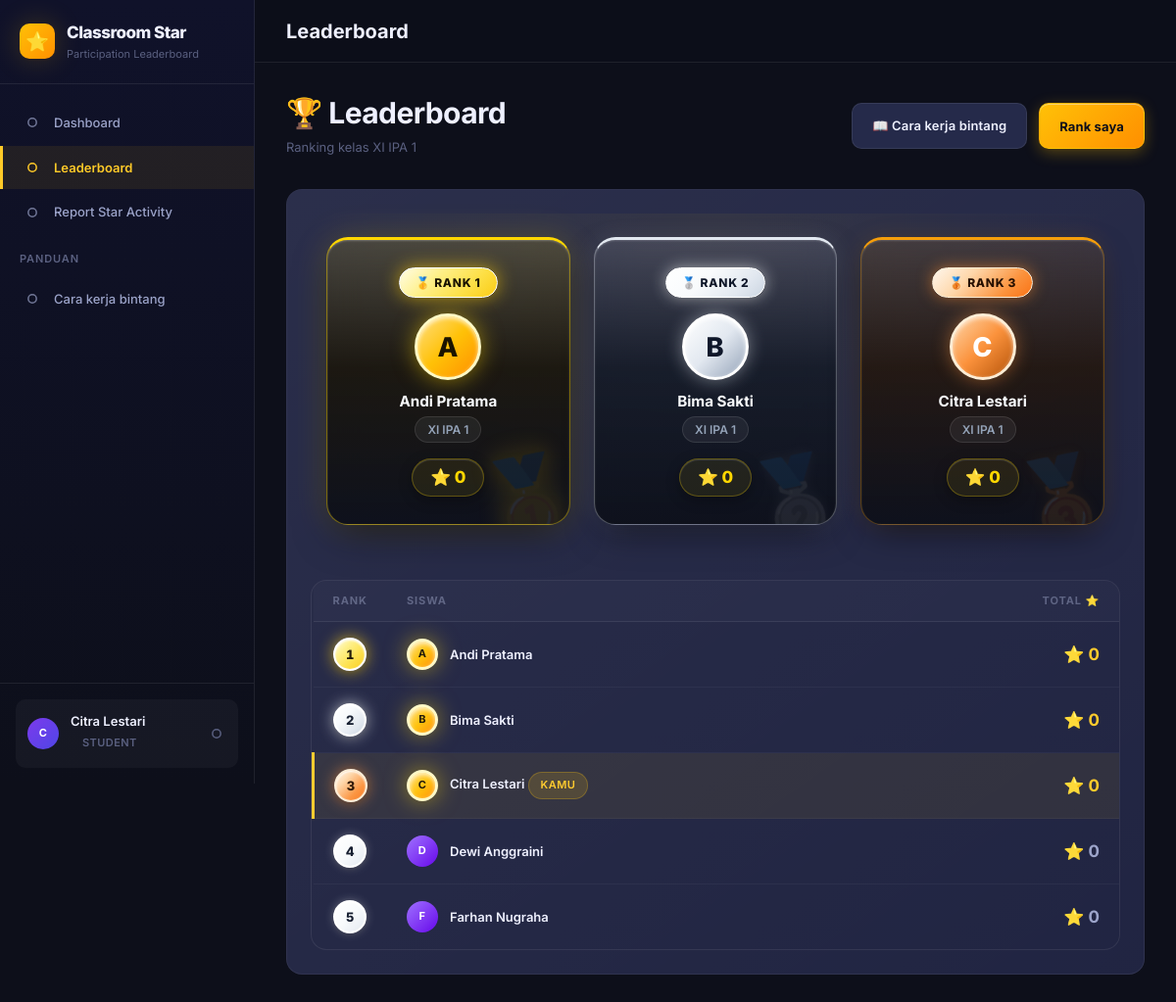
/student/leaderboard.php (signed in), run on the app's committed database.
### tables this page shows
CREATE TABLE `students` (
  `id`         INT UNSIGNED AUTO_INCREMENT PRIMARY KEY,
  `user_id`    INT UNSIGNED NULL UNIQUE,         
  `nis`        VARCHAR(30)  NOT NULL UNIQUE,     
  `name`       VARCHAR(150) NOT NULL,
  `class_id`   INT UNSIGNED NOT NULL,
  `is_active`  TINYINT(1) NOT NULL DEFAULT 1,
  `created_at` TIMESTAMP NOT NULL DEFAULT CURRENT_TIMESTAMP,
  `updated_at` TIMESTAMP NOT NULL DEFAULT CURRENT_TIMESTAMP ON UPDATE CURRENT_TIMESTAMP,
  CONSTRAINT `fk_student_user`  FOREIGN KEY (`user_id`)  REFERENCES `users`   (`id`) ON DELETE SET NULL,
  CONSTRAINT `fk_student_class` FOREIGN KEY (`class_id`) REFERENCES `classes` (`id`)
);

CREATE TABLE `classes` (
  `id`            INT UNSIGNED AUTO_INCREMENT PRIMARY KEY,
  `name`          VARCHAR(50)  NOT NULL,         
  `academic_year` VARCHAR(20)  NOT NULL,
  `is_active`     TINYINT(1) NOT NULL DEFAULT 1,
  `created_at`    TIMESTAMP NOT NULL DEFAULT CURRENT_TIMESTAMP,
  `updated_at`    TIMESTAMP NOT NULL DEFAULT CURRENT_TIMESTAMP ON UPDATE CURRENT_TIMESTAMP
);

### app/config/app.php (called while the page is built)
<?php
return [
    'name'          => 'Classroom Star',
    'version'       => '1.0.0',
    'env'           => 'development',
    'timezone'      => 'Asia/Jakarta',
    'session_name'  => 'classroom_star_session',
    'session_lifetime' => 7200,
    'base_url'      => '',
];

### app/core/Auth.php (called while the page is built, shortened)
<?php
class Auth
{
    public static function startSession(): void
    {
        $appConfig = require dirname(__DIR__) . '/config/app.php';
    }
    public static function check(): bool
    {
        return !empty($_SESSION['logged_in']) && !empty($_SESSION['user_id']);
    }
    public static function user(): array|null
    {
        return [
            'id'       => $_SESSION['user_id'],
            'name'     => $_SESSION['user_name'],
            'username' => $_SESSION['username'],
            'role'     => $_SESSION['role'],
        ];
    }
}

### app/config/database.php (called while the page is built)
<?php
return [
    'host'     => 'localhost',
    'port'     => 3306,
    'dbname'   => 'classroom_star',
    'username' => 'root',
    'password' => '',
    'charset'  => 'utf8mb4',
    'options'  => [
        PDO::ATTR_ERRMODE            => PDO::ERRMODE_EXCEPTION,
        PDO::ATTR_DEFAULT_FETCH_MODE => PDO::FETCH_ASSOC,
        PDO::ATTR_EMULATE_PREPARES   => false,
    ],
];

### app/core/Database.php (called while the page is built, shortened)
<?php
class Database
{
    private static ?PDO $instance = null;
    public static function getInstance(): PDO
    {
        if (self::$instance === null) {
            $config = require dirname(__DIR__) . '/config/database.php';
            $dsn = sprintf(
                'mysql:host=%s;port=%d;dbname=%s;charset=%s',
                $config['host'],
                $config['port'],
                $config['dbname'],
                $config['charset']
            );
            try {
                self::$instance = new PDO($dsn, $config['username'], $config['password'], $config['options']);
            } catch (PDOException $e) {
                $appConfig = require dirname(__DIR__) . '/config/app.php';
                if ($appConfig['env'] === 'development') {
                    die(json_encode(['success' => false, 'message' => 'Database connection failed: ' . $e->getMessage()]));
                } else {
                    die(json_encode(['success' => false, 'message' => 'Service unavailable. Please try again later.']));
                }
            }
        }
        return self::$instance;
    }
    public static function query(string $sql, array $params = []): array
    {
        $stmt = self::getInstance()->prepare($sql);
        $stmt->execute($params);
        return $stmt->fetchAll();
    }
    public static function queryOne(string $sql, array $params = []): array|false
    {
        $stmt = self::getInstance()->prepare($sql);
        $stmt->execute($params);
        return $stmt->fetch();
    }
}

### app/bootstrap.php (called while the page is built, shortened)
<?php
$appConfig = require APP_ROOT . '/config/app.php';
spl_autoload_register(function (string $class): void {
    $searchDirs = [
        APP_ROOT . '/core/',
        APP_ROOT . '/models/',
        APP_ROOT . '/helpers/',
    ];
    foreach ($searchDirs as $dir) {
        $file = $dir . $class . '.php';
        if (file_exists($file)) {
            return;
        }
    }
});

### public/student/leaderboard.php (the view, shortened to what this page needs)
<?php
require_once dirname(__DIR__, 2) . '/app/bootstrap.php';
$pageTitle = 'Leaderboard';
$activeNav = 'leaderboard';
$role      = 'student';
$user    = Auth::user();
$student = Database::queryOne('SELECT s.*, c.name AS class_name FROM students s JOIN classes c ON s.class_id = c.id WHERE s.user_id = ?', [$user['id']]);
$leaderboardPublic = (Database::queryOne("SELECT value FROM settings WHERE `key` = 'leaderboard_public'")['value'] ?? '1') === '1';
$leaderboard = [];
if ($student && ($leaderboardPublic || true)) {
    $leaderboard = Database::query(
        "SELECT s.id, s.name, s.nis, c.name AS class_name,
                COALESCE(SUM(st.stars), 0) AS total_stars
         FROM students s
         JOIN classes c ON s.class_id = c.id
         LEFT JOIN star_transactions st ON st.student_id = s.id AND st.type = 'award'
         WHERE s.class_id = ? AND s.is_active = 1
         GROUP BY s.id
         ORDER BY total_stars DESC",
        [$student['class_id']]
    );
}
$myId = $student['id'] ?? 0;
include dirname(__DIR__, 2) . '/app/views/layout/header.php';
?>
<div class="page-header page-header-row">
    <div>
        <h1>🏆 Leaderboard</h1>
        <p>Ranking kelas <?= htmlspecialchars($student['class_name'] ?? '') ?></p>
    </div>
    <?php if ($student): ?>
    <div class="flex gap-3 flex-wrap">
        <a href="/student/rules.php" class="btn btn-secondary" id="btn-star-rules">
            📖 Cara kerja bintang
        </a>
        <button class="btn btn-primary" id="btn-my-rank" type="button">
            Rank saya
        </button>
    </div>
    <?php endif; ?>
</div>
<div class="card">
    <?php if (!$leaderboardPublic): ?>
        <div class="empty-state"><div class="empty-state-icon">🔒</div><div class="empty-state-title">Leaderboard tidak publik</div><div class="empty-state-desc">Guru atau admin belum mengaktifkan leaderboard untuk siswa.</div></div>
    <?php elseif (empty($leaderboard)): ?>
        <div class="empty-state"><div class="empty-state-icon">🏆</div><div class="empty-state-title">Belum ada data</div></div>
    <?php else: ?>
    <?php $top3 = array_slice($leaderboard, 0, 3); ?>
    <div class="podium-container">
        <?php
        $podiumOrder = [0, 1, 2];
        foreach ($podiumOrder as $idx):
            $s = $top3[$idx];
            $rankNum = $idx + 1;
            $rankClass = ['rank-1st', 'rank-2nd', 'rank-3rd'][$idx];
            $medals = ['🥇', '🥈', '🥉'];
            $rankTitles = ['Rank 1', 'Rank 2', 'Rank 3'];
            $avatarClass = match($idx) {
                0 => 'avatar-gold',
                1 => 'avatar-silver',
                default => 'avatar-bronze',
            };
        ?>
        <div class="podium-card podium-rank-<?= $rankNum ?> animate-fade-in" style="animation-delay: <?= $idx * 0.1 ?>s;">
            <div class="podium-rank-pill"><?= $medals[$idx] ?> <?= $rankTitles[$idx] ?></div>
            <div class="avatar avatar-xl <?= $avatarClass ?>" style="margin:0 auto var(--space-3);">
                <?= strtoupper(substr($s['name'], 0, 1)) ?>
            </div>
            <div class="fw-bold" style="color:var(--clr-text-primary); font-size:var(--fs-md); margin-bottom: 2px;"><?= htmlspecialchars($s['name']) ?></div>
            <div class="text-muted text-xs mb-3"><?= htmlspecialchars($s['class_name']) ?></div>
            <div class="podium-medal <?= $rankClass ?> medal-rank-<?= $rankNum ?>"><?= $medals[$idx] ?></div>
            <div class="text-gold fw-bold" style="font-size:var(--fs-lg);">⭐ <?= number_format($s['total_stars']) ?></div>
        </div>
        <?php endforeach; ?>
    </div>
    <div class="table-wrapper">
        <table class="table">
            <thead><tr><th class="text-center" style="width:60px;">Rank</th><th>Siswa</th><th class="text-right">Total ⭐</th></tr></thead>
            <tbody>
                <?php foreach ($leaderboard as $i => $s): $isMe = ($s['id'] == $myId); ?>
                <tr <?= $isMe ? 'id="my-rank-row" style="background:rgba(255,193,7,0.07); border-left:3px solid var(--clr-gold-400); transition: all 0.3s ease;"' : '' ?>>
                    <td class="text-center">
                        <div class="rank-badge <?= match(true){ $i===0=>'rank-badge-1',$i===1=>'rank-badge-2',$i===2=>'rank-badge-3',default=>'rank-badge-n' } ?>" style="margin:auto;"><?= $i+1 ?></div>
                    </td>
                    <td>
                        <div class="student-cell">
                            <div class="avatar avatar-sm <?= $isMe?'avatar-gold':($i<3?'avatar-gold':'') ?>"><?= strtoupper(substr($s['name'],0,1)) ?></div>
                            <div>
                                <div class="student-cell-name"><?= htmlspecialchars($s['name']) ?><?= $isMe ? ' <span class="badge badge-gold text-xs">Kamu</span>' : '' ?></div>
                            </div>
                        </div>
                    </td>
                    <td class="text-right fw-bold <?= $i<3?'text-gold':'' ?>" style="font-size:var(--fs-md);">⭐ <?= number_format($s['total_stars']) ?></td>
                </tr>
                <?php endforeach; ?>
            </tbody>
        </table>
    </div>
    <?php endif; ?>
</div>
<?php include dirname(__DIR__, 2) . '/app/views/layout/footer.php'; ?>

### app/views/layout/header.php (shortened to what this page needs)
<?php
$appConfig = require dirname(__DIR__) . '/../../app/config/app.php';
$user      = Auth::user();
$role      = $role ?? $user['role'] ?? 'student';
$pageTitle = $pageTitle ?? 'Dashboard';
$activeNav = $activeNav ?? 'dashboard';
$navItems = [];
if ($role === 'admin') {
    $navItems = [
        ['id' => 'dashboard', 'label' => 'Dashboard',      'icon' => 'grid',     'href' => '/admin/dashboard.php'],
        ['id' => 'users',     'label' => 'Users',           'icon' => 'users',    'href' => '/admin/users.php'],
        ['id' => 'teachers',  'label' => 'Teachers',        'icon' => 'user-check','href' => '/admin/teachers.php'],
        ['id' => 'students',  'label' => 'Students',        'icon' => 'graduation-cap','href' => '/admin/students.php'],
        ['id' => 'classes',   'label' => 'Classes',         'icon' => 'door-open','href' => '/admin/classes.php'],
        ['id' => 'semesters', 'label' => 'Semesters',       'icon' => 'calendar', 'href' => '/admin/semesters.php'],
        ['section' => 'Star System'],
        ['id' => 'leaderboard','label' => 'Leaderboard',   'icon' => 'trophy',   'href' => '/admin/leaderboard.php'],
        ['id' => 'report',    'label' => 'Report Star Activity', 'icon' => 'bar-chart','href' => '/admin/report.php'],
        ['id' => 'levels',    'label' => 'Level Config',   'icon' => 'sliders',  'href' => '/admin/levels.php'],
        ['section' => 'System'],
        ['id' => 'settings',  'label' => 'Settings',       'icon' => 'settings', 'href' => '/admin/settings.php'],
    ];
} else {
    $navItems = [
        ['id' => 'dashboard',  'label' => 'Dashboard',     'icon' => 'grid',    'href' => '/student/dashboard.php'],
        ['id' => 'leaderboard','label' => 'Leaderboard',   'icon' => 'trophy',  'href' => '/student/leaderboard.php'],
        ['id' => 'report',     'label' => 'Report Star Activity', 'icon' => 'bar-chart','href' => '/student/report.php'],
        ['section' => 'Panduan'],
        ['id' => 'rules',      'label' => 'Cara kerja bintang', 'icon' => 'book-open', 'href' => '/student/rules.php'],
    ];
}
if (!function_exists('navIcon')) {
    function navIcon(string $name): string {
        $d = $icons[$name] ?? '<circle cx="12" cy="12" r="5"/>';
        return '<svg class="nav-icon" xmlns="http://www.w3.org/2000/svg" width="20" height="20" viewBox="0 0 24 24" fill="none" stroke="currentColor" stroke-width="1.8" stroke-linecap="round" stroke-linejoin="round">' . $d . '</svg>';
    }
}
$roleBadge = match($role) {
    'admin'   => ['label' => 'Admin',   'class' => 'role-admin'],
    'teacher' => ['label' => 'Teacher', 'class' => 'role-teacher'],
    default   => ['label' => 'Student', 'class' => 'role-student'],
};
$initials = strtoupper(substr($user['name'] ?? 'U', 0, 1));
?>
<!DOCTYPE html>
<html lang="id">
<head>
    <link rel="stylesheet" href="/assets/css/main.css">
    <link rel="stylesheet" href="/assets/css/layout.css">
    <link rel="stylesheet" href="/assets/css/components.css">
</head>
<body>
<div class="app-shell">
    <aside class="sidebar" id="sidebar" role="navigation" aria-label="Main navigation">
        <a href="/<?= $role ?>/dashboard.php" class="sidebar-brand">
            <div class="sidebar-brand-icon">⭐</div>
            <div class="sidebar-brand-text">
                <span class="sidebar-brand-name">Classroom Star</span>
                <span class="sidebar-brand-tagline">Participation Leaderboard</span>
            </div>
        </a>
        <nav class="sidebar-nav">
            <?php foreach ($navItems as $item): ?>
                <?php if (isset($item['section'])): ?>
                    <div class="nav-section-label"><?= htmlspecialchars($item['section']) ?></div>
                <?php else: ?>
                    <a
                        href="<?= htmlspecialchars($item['href']) ?>"
                        class="nav-item <?= ($activeNav === $item['id']) ? 'active' : '' ?>"
                        id="nav-<?= htmlspecialchars($item['id']) ?>"
                    >
                        <?= navIcon($item['icon']) ?>
                        <?= htmlspecialchars($item['label']) ?>
                    </a>
                <?php endif; ?>
            <?php endforeach; ?>
        </nav>
        <div class="sidebar-footer">
            <div class="sidebar-user">
                <div class="avatar avatar-sm avatar-<?= $role === 'admin' ? 'gold' : 'purple' ?>">
                    <?= $initials ?>
                </div>
                <div class="sidebar-user-info">
                    <div class="sidebar-user-name"><?= htmlspecialchars($user['name'] ?? '') ?></div>
                    <div class="sidebar-user-role">
                        <span class="badge badge-<?= htmlspecialchars($roleBadge['class']) ?>"><?= $roleBadge['label'] ?></span>
                    </div>
                </div>
                <a href="/logout.php" title="Logout" style="color:var(--clr-text-muted);display:flex;">
                    <?= navIcon('log-out') ?>
                </a>
            </div>
        </div>
    </aside>
    <div class="main-content">
        <header class="top-header">
            <div>
                <div class="header-title"><?= htmlspecialchars($pageTitle) ?></div>
            </div>
        </header>
        <main class="page-content">

### data on the page
students: name "C", name "Citra Lestari", class.name "XI IPA 1", shows "KAMU", total_stars "0"
students: name "A", name "Andi Pratama", total_stars "0"
classes: name "XI IPA 1"
students: name "B", name "Bima Sakti", total_stars "0"
students: name "D", name "Dewi Anggraini", total_stars "0"
students: name "F", name "Farhan Nugraha", total_stars "0"

### other printed values
$item['label'] "Dashboard"
$item['label'] "Leaderboard"
$item['label'] "Report Star Activity"
$item['section'] "PANDUAN"
$item['label'] "Cara kerja bintang"
$roleBadge['label'] "STUDENT"
$pageTitle "Leaderboard"
$medals[$idx] "🥇"
$rankTitles[$idx] "RANK 1"
$s['total_stars'] "0"
$medals[$idx] "🥈"
$rankTitles[$idx] "RANK 2"
$medals[$idx] "🥉"
$rankTitles[$idx] "RANK 3"
